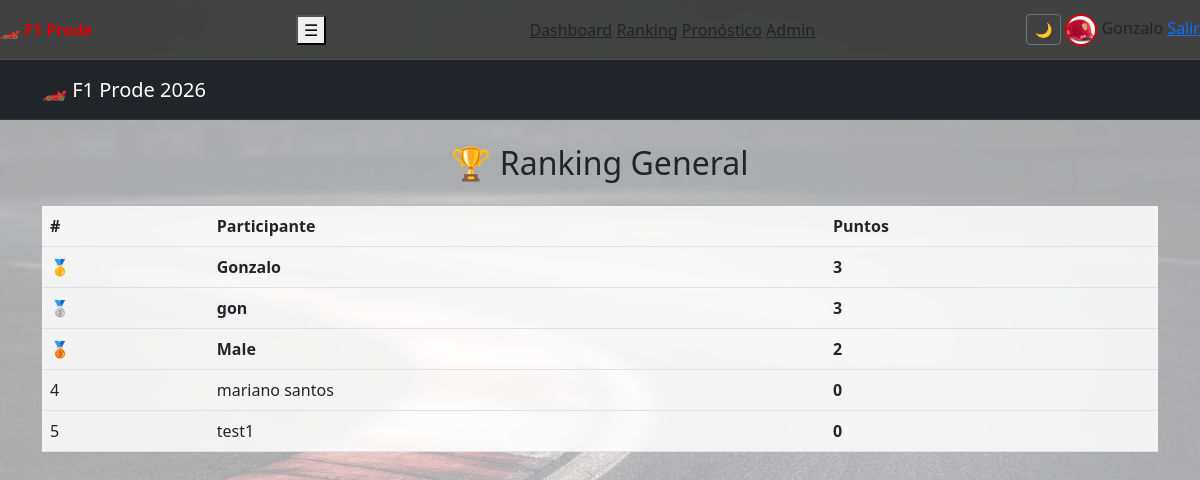
The page /ranking (signed in) on the database its author committed.
### tables this page shows
CREATE TABLE usuarios (
    id INTEGER PRIMARY KEY AUTOINCREMENT,
    nombre TEXT UNIQUE NOT NULL,
    email TEXT UNIQUE NOT NULL,
    password TEXT NOT NULL
, fecha_registro TEXT, admin INTEGER DEFAULT 0, avatar TEXT);

### app.py (the view)
@app.route("/ranking")
def ranking():
    if "user_id" not in session:
        return render_template("index.html", error="Login incorrecto")
    conn = get_db()
    cur = conn.cursor()
    cur.execute("""
        SELECT u.nombre,
               COALESCE(SUM(p.puntos), 0) AS puntos
        FROM usuarios u
        LEFT JOIN pronosticos p ON p.user_id = u.id
        GROUP BY u.id, u.nombre
        ORDER BY puntos DESC
    """)
    ranking = cur.fetchall()
    conn.close()
    return render_template(
        "ranking.html",
        ranking=ranking
    )

### app.py (called while the page is built)
def get_db():
    conn = sqlite3.connect("prode.db")
    conn.row_factory = sqlite3.Row
    return conn

### templates/ranking.html (shortened to what this page needs)
{% extends "base.html" %}
{% block content %}
<h2 class="mb-4 text-center">🏆 Ranking General</h2>
<table class="table table-hover align-middle">
    <thead class="table-dark">
        <tr>
            <th>#</th>
            <th>Participante</th>
            <th>Puntos</th>
        </tr>
    </thead>
    <tbody>
        {% for r in ranking %}
        <tr
            {% if loop.index == 1 %} class="table-warning fw-bold"
            {% elif loop.index == 2 %} class="table-secondary fw-bold"
            {% elif loop.index == 3 %} class="table-light fw-bold"
            {% endif %}
        >
            <td>
                {% if loop.index == 1 %}🥇
                {% elif loop.index == 2 %}🥈
                {% elif loop.index == 3 %}🥉
                {% else %}{{ loop.index }}
                {% endif %}
            </td>
            <td>{{ r.nombre }}</td>
            <td><strong>{{ r.puntos }}</strong></td>
        </tr>
        {% endfor %}
    </tbody>
</table>
{% endblock %}

### templates/base.html (shortened to what this page needs)
<!DOCTYPE html>
<html lang="es">
<head>
    <link rel="stylesheet"
      href="{{ url_for('static', filename='style.css') }}">
    <link href="https://cdn.jsdelivr.net/npm/bootstrap@5.3.2/dist/css/bootstrap.min.css" rel="stylesheet">
</head>
<body>
<nav class="navbar">
    <div class="nav-left">
        <a href="/dashboard" class="logo">
            🏎️ F1 Prode
        </a>
    </div>
    <button class="nav-toggle" onclick="toggleMenu()">☰</button>
    <div class="nav-links" id="navLinks">
        <a href="/dashboard">Dashboard</a>
        <a href="/ranking">Ranking</a>
        {% if session.user_id %}
            <a href="/pronostico">Pronóstico</a>
        {% endif %}
        {% if session.admin %}
            <a href="/admin/carreras">Admin</a>
        {% endif %}
    </div>
    {% if session.user_id %}
    <div class="nav-user">
        <button id="darkToggle" class="btn btn-sm btn-outline-secondary ms-2">
        🌙
        </button>
        <img src="{{ url_for('static', filename='avatars/' + session.avatar) }}"
             class="avatar">
        <span class="username">{{ session.user_name }}</span>
        <a href="/logout" class="logout">Salir</a>
    </div>
    {% endif %}
</nav>
<nav class="navbar navbar-dark bg-dark mb-4">
    <div class="container">
        <span class="navbar-brand mb-0 h1">🏎️ F1 Prode 2026</span>
    </div>
</nav>
<div class="container">
    {% block content %}{% endblock %}
</div>
</body>
</body>
</html>

### static/style.css (style rules this page uses)
:root { --bg-overlay: rgba(255,255,255,0.65); --bg: #f8f9fa; --text: #212529; --card-bg: rgba(255,255,255,0.85); --border: #dee2e6; --primary: #dc0000; --primary-hover: #ff3b3b; }
.nav-user img.avatar { width: 32px; height: 32px; min-width: 32px; min-height: 32px; object-fit: cover; border-radius: 50%; border: 2px solid var(--primary); }
body { background: linear-gradient(var(--bg-overlay), var(--bg-overlay)), url("img/bg-circuito.jpg") center / cover no-repeat fixed; color: var(--text); }
html, body { color: var(--text) !important; }
.table { background: var(--card-bg) !important; color: var(--text) !important; backdrop-filter: blur(6px); }
.table th, .table td { background: transparent !important; color: var(--text) !important; border-color: var(--border); }
.navbar { height: 60px; min-height: 60px; display: flex; align-items: center; padding: 0 18px; background: rgba(10, 10, 10, 0.65); backdrop-filter: blur(10px); border-bottom: 1px solid rgba(255,255,255,0.08); }
.nav-links a, .nav-user span { color: var(--text); }
.nav-left .logo { color: var(--primary); font-weight: bold; text-decoration: none; }
a { text-decoration: none; }

### templates/base.html (style rules this page uses)
body { background-color: #f8f9fa; }

### rows shown on the page
usuarios: user_name "Gonzalo", nombre "Gonzalo", puntos "3"
usuarios: nombre "gon", puntos "3"
usuarios: nombre "Male", puntos "2"
usuarios: nombre "mariano santos", puntos "0"
usuarios: nombre "test1", puntos "0"
